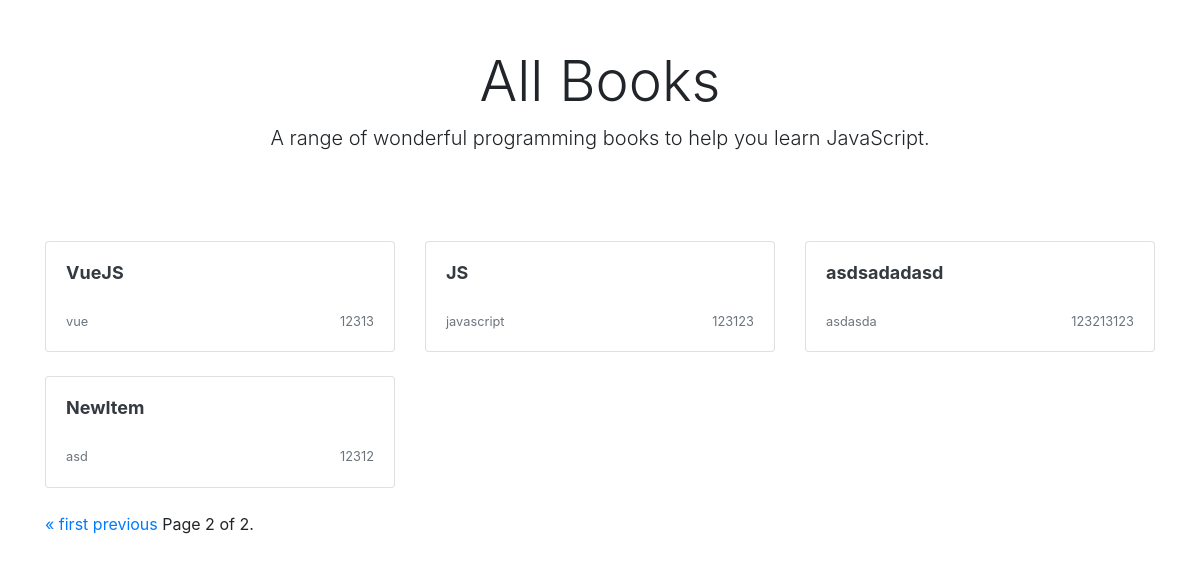
Page /books/?page=2 on the committed database.
### books/models.py (models this page shows, shortened)
class Books(models.Model):
    title = models.CharField(max_length=100)
    slug = models.SlugField(null=True)
    genre = models.CharField(max_length=100)
    author = models.CharField(max_length=100)
    isbn = models.IntegerField()
    count = models.IntegerField(null=True, default=0)

### books/views.py (the view)
# urls.py: path('', IndexView.as_view(), name='ex2'),
class IndexView(ListView):
    model = Books
    template_name = "home.html"
    context_object_name = 'books'
    paginate_by = 4

### books/templates/home.html (shortened to what this page needs)
    {% extends "base.html" %}
    {% block content %}
    <div class="container">
        <div class="px-3 py-3 pt-md-5 pb-md-4 mx-auto text-center">
            <h1 class="display-4">All Books</h1>
            <p class="lead">A range of wonderful programming books to help you learn JavaScript.</p>
        </div>
        <div class="py-5">
            <div class="row">
                {% for book in books %}
                <div class="col-md-4">
                    <a class="text-dark" href="{% url 'books:book-detail' slug=book.slug %}">
                        <div class="card mb-4 box-shadow">
                            <div class="card-body">
                                <h2 style="font-size:18px;font-weight:bold;min-height:42px;">
                                    {{book.title|truncatechars:50}}</h2>
                                <div class="d-flex justify-content-between align-items-center">
                                    <small class="text-muted">{{book.genre}}</small>
                                    <small class="text-muted">{{book.isbn}}</small>
                                </div>
                            </div>
                        </div>
                    </a>
                </div>
                {% endfor %}
            </div>
            <div class="row">
                <div class="col-12">
                    <span class="step-links">
                        {% if page_obj.has_previous %}
                        <a href="?page=1">&laquo; first</a>
                        <a href="?page={{ page_obj.previous_page_number }}">previous</a>
                        {% endif %}
                        <span class="current">
                            Page {{ page_obj.number }} of {{ page_obj.paginator.num_pages }}.
                        </span>
                    </span>
                </div>
            </div>
        </div>
    </div>
    {% endblock %}

### rows in the picture
Books: title "VueJS", genre "vue", isbn "12313"
Books: title "JS", genre "javascript", isbn "123123"
Books: title "asdsadadasd", genre "asdasda", isbn "123213123"
Books: title "NewItem", genre "asd", isbn "12312"

### other values in the picture
{{ page_obj.number }} "2"
{{ page_obj.paginator.num_pages }} "2"
